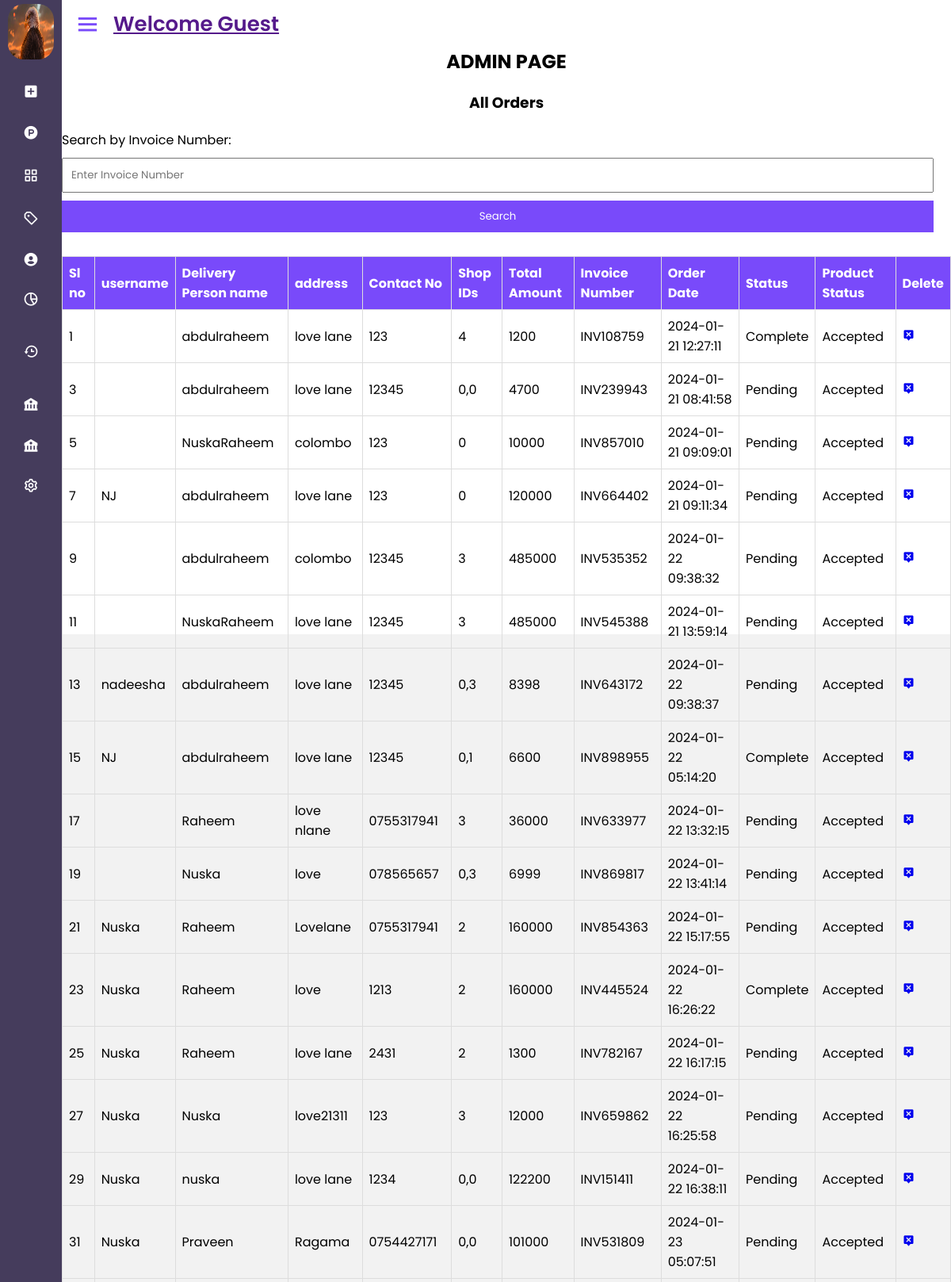
The page /admin_area/admin.php?list_orders (upper part) on the database its author committed.
### tables this page shows
CREATE TABLE `placeorderdetails_table` (
  `order_details_id` int(11) NOT NULL,
  `user_id` int(11) NOT NULL,
  `order_id` int(11) NOT NULL,
  `username` varchar(255) NOT NULL,
  `address` varchar(255) NOT NULL,
  `contact_number` varchar(20) NOT NULL,
  `postal_number` varchar(20) NOT NULL,
  `product_images` varchar(255) NOT NULL,
  `product_prices` varchar(255) NOT NULL,
  `product_titles` varchar(255) NOT NULL,
  `quantities` varchar(255) NOT NULL,
  `product_ids` varchar(255) NOT NULL,
  `shop_ids` varchar(255) NOT NULL,
  `invoice_number` varchar(255) NOT NULL,
  `order_status` varchar(50) NOT NULL,
  `create_at` timestamp NOT NULL DEFAULT CURRENT_TIMESTAMP ON UPDATE CURRENT_TIMESTAMP,
  `total_price` int(11) NOT NULL,
  `Product_status` varchar(255) NOT NULL
);

CREATE TABLE `users_table` (
  `user_id` int(11) NOT NULL,
  `username` varchar(255) NOT NULL,
  `user_email` varchar(255) NOT NULL,
  `user_password` varchar(255) NOT NULL,
  `user_image` varchar(255) NOT NULL,
  `user_address` varchar(255) NOT NULL,
  `user_mobile` varchar(20) NOT NULL
);

### admin_area/list_orders.php (the view, shortened to what this page needs)
<!DOCTYPE html>
<html lang="en">
<head>
</head>
<body>
<h3>All Orders</h3>
<form method="post" action="">
    <label for="search_invoice">Search by Invoice Number:</label>
    <input type="text" name="search_invoice" id="search_invoice" placeholder="Enter Invoice Number" autocomplete="off">
    <button type="submit" name="submit_search">Search</button>
</form>
<table>
    <thead>
        <?php
        $get_orders = "SELECT * FROM `placeorderdetails_table`";
        $result = mysqli_query($con, $get_orders);
        $row_count = mysqli_num_rows($result);
        if ($row_count == 0) {
            echo "<h2>No Orders</h2>";
        } else {
            echo "<tr>
                <th>Sl no</th>
                <th>username</th>
                <th>Delivery Person name</th>
                <th>address</th>
                <th>Contact No</th>
                <th>Shop IDs</th>
                <th>Total Amount</th>
                <th>Invoice Number</th>
                <th>Order Date</th>
                <th>Status</th>
                <th>Product Status</th>
                <th>Delete</th>
            </tr>
            </thead>
            <tbody>";
            $number = 0;
            while ($row_data = mysqli_fetch_assoc($result)) {
                $order_id = $row_data['order_id'];
                $user_id = $row_data['user_id'];
                $user_name = $row_data['username'];
                $address = $row_data['address'];
                $contact_number = $row_data['contact_number'];
                $shop_ids = $row_data['shop_ids'];
                $amount_due = $row_data['total_price'];
                $invoice_number = $row_data['invoice_number'];
                $order_date = $row_data['create_at'];
                $order_status = $row_data['order_status'];
                $Product_status = $row_data['Product_status'];
                $get_user = "SELECT * FROM `users_table` WHERE user_id = $user_id";
                $result_user = mysqli_query($con, $get_user);
                $row_user = mysqli_fetch_assoc($result_user);
                $username = $row_user['username'];
                $number++;
                echo "<tr>
                    <td>$number</td>
                    <td>$username</td>
                    <td>$user_name</td>
                    <td>$address</td>
                    <td>$contact_number</td>
                    <td>$shop_ids</td>
                    <td>$amount_due</td>
                    <td>$invoice_number</td>
                    <td>$order_date</td>
                    <td>$order_status</td>";
                if($Product_status=='Processs'){
                    echo "<td><a href='confirm_product.php?order_id=$order_id'>Pending</a></td>";
                } elseif ($Product_status == 'Pending') {
                    echo "<td>waiting responces</td>";
                }
               elseif($Product_status == 'Shipping'){
                    echo "<td><a href='confirm_product.php?order_id=$order_id'>Packing</a></td>";
                } elseif($Product_status == 'Reject'){
                    echo "<td>Reject</td>";
                } else{
                    echo "<td>Accepted</td>";
                }
                echo "<td><a href='admin.php?delete_orders=$order_id'><i class='bx bxs-message-alt-x'></i></a></td>
                </tr>";
                $number++;
            }
        }
        ?>
    </tbody>
</table>
</body>
</html>

### admin_area/admin.php (shortened to what this page needs)
<?php
include('../functions/common_function.php');
?>
<!DOCTYPE html>
<html lang="en" dir="ltr">
  <head>
    <link rel="stylesheet" href="admin.css">
    <link href='https://unpkg.com/boxicons@2.0.7/css/boxicons.min.css' rel='stylesheet'>
   </head>
<body>
  <div class="sidebar close">
    <div class="logo-details">
        <img src="5.jpg" alt="">
    </div>
    <ul class="nav-links">
        <li>
            <div class="iocn-link">
              <a href="#">
                <i class='bx bxs-plus-square'></i>
              </a>
            </div>
          </li>
          <li>
            <a href="admin.php?view_products">
                <i class='bx bxl-product-hunt'></i>
            </a>
          </li>
      <li>
        <a href="admin.php?view_categories">
          <i class='bx bx-grid-alt' ></i>
        </a>
      </li>
      <li>
        <a href="admin.php?view_brand">
            <i class='bx bx-purchase-tag-alt' ></i>
        </a>
      </li>
      <li>
        <div class="iocn-link">
          <a href="#">
            <i class='bx bxs-user-circle' ></i>
          </a>
        </div>
      </li>
      <li>
        <div class="iocn-link">
          <a href="#">
            <i class='bx bx-pie-chart-alt-2' ></i>
          </a>
        </div>
      </li>
      <li>
        <a href="admin.php?list_orders">
          <i class='bx bx-history'></i>
        </a>
      </li>
      <li>
        <a href="admin.php?payment">
            <i class='bx bxs-bank'></i>
        </a>
      </li>
      <li>
        <a href="admin.php?message">
            <i class='bx bxs-bank'></i>
        </a>
      </li>
      <li>
        <a href="admin.php?edit_admin_acc">
          <i class='bx bx-cog' ></i>
        </a>
      </li>
</ul>
  </div>
  <section class="home-section">
    <div class="home-content">
      <i class='bx bx-menu' ></i>
      <a href="" class="nav-link"> Welcome Guest</a>
    </div>
    <div class="adminhead">
      <h2>ADMIN PAGE</h2>
    </div>
    <div class="insert-content">
    <?php
        if(isset($_GET['list_orders'])){
          include('list_orders.php');
        }
    ?>
    </div>
  </section>
</body>
</html>

### admin_area/admin.css (style rules this page uses)
:root { --primary-color:#ff6b6b; --secondary-color:#794afa; --secondary-dark-color:#453c5c; --white-color:#ffffff; --light-bg-color:#f2f3f5; --light-text-color:#7c899a; --border-color:#e5e8ec; --dark-color:#0a021c; --font-small:13px; --font-smaller:11px; --percent100:100%; --precent50:50%; --fw3:300; --fw5:500; --fw6:600; --fw7:700; --fw8:800; --trans-background-color: background-color .3s,color .3s; --trans-background: background-color .3s; --trans-color: color .3s; }
* { margin: 0; padding: 0; box-sizing: border-box; font-family: 'Poppins', sans-serif; }
.sidebar { position: fixed; top: 0; left: 0; height: 100%; width: 260px; background: var(--secondary-dark-color); z-index: 100; transition: all 0.5s ease; }
.sidebar.close { width: 78px; }
.sidebar .logo-details { height: 60px; width: 100%; display: flex; align-items: center; }
.sidebar .logo-details img { margin-top: 20px; font-size: 30px; color: #fff; height: 70px; min-width: 58px; text-align: center; line-height: 50px; margin-left: 10px; border-radius: 20px; }
.sidebar .nav-links { height: 100%; padding: 30px 0 150px 0; overflow: auto; }
.sidebar.close .nav-links { overflow: visible; }
.sidebar .nav-links li { position: relative; list-style: none; transition: all 0.4s ease; }
.sidebar .nav-links li .iocn-link { display: flex; align-items: center; justify-content: space-between; }
.sidebar.close .nav-links li .iocn-link { display: block }
.sidebar .nav-links li i { height: 50px; min-width: 78px; text-align: center; line-height: 50px; color: #fff; font-size: 20px; cursor: pointer; transition: all 0.3s ease; }
.sidebar .nav-links li a { display: flex; align-items: center; text-decoration: none; }
.home-section { position: relative; background: var(--white-color); height: 100vh; left: 260px; width: calc(100% - 260px); transition: all 0.5s ease; }
.sidebar.close ~ .home-section { left: 78px; width: calc(100% - 78px); }
.home-section .home-content { height: 60px; display: flex; align-items: center; }
.home-section .home-content .bx-menu, .home-section .home-content .text { color: var(--secondary-color); font-size: 35px; }
.home-section .home-content .bx-menu { margin: 0 15px; cursor: pointer; }
.home-content a { font-size: 26px; font-weight: 600; }
.home-section .adminhead { text-align: center; }
.home-section .insert-content { align-items: center; justify-content: center; }

### admin_area/admin.php (style rules this page uses)
body, h3, table { margin: 0; padding: 0; }
body { font-family: 'Arial', sans-serif; background-color: #f2f2f2; }
h3 { text-align: center; margin: 20px 0; }
form, table { max-width: 100%; width: 100%; margin: 20px 0; }
form { display: flex; flex-wrap: wrap; justify-content: space-between; }
label { flex: 0 0 100%; margin-bottom: 10px; }
input, button { padding: 10px; margin-bottom: 10px; box-sizing: border-box; }
input { flex: 0 0 calc(100% - 22px); }
button { flex: 0 0 calc(100% - 22px); background-color: #794afa; color: white; border: none; cursor: pointer; }
table { border-collapse: collapse; margin-bottom: 20px; }
th, td { border: 1px solid #ddd; padding: 8px; text-align: left; }
th { background-color: #794afa; color: white; }

### rows shown on the page
placeorderdetails_table: username "abdulraheem", address "love lane", contact_number "123", shop_ids "4", total_price "1200", invoice_number "INV108759", create_at "2024-01-21 12:27:11", order_status "Complete", Product_status "Accepted"
placeorderdetails_table: username "abdulraheem", address "love lane", contact_number "12345", shop_ids "0,0", total_price "4700", invoice_number "INV239943", create_at "2024-01-21 08:41:58", order_status "Pending", Product_status "Accepted"
placeorderdetails_table: username "NuskaRaheem", address "colombo", contact_number "123", shop_ids "0", total_price "10000", invoice_number "INV857010", create_at "2024-01-21 09:09:01", order_status "Pending", Product_status "Accepted"
placeorderdetails_table: user.username "NJ", username "abdulraheem", address "love lane", contact_number "123", shop_ids "0", total_price "120000", invoice_number "INV664402", create_at "2024-01-21 09:11:34", order_status "Pending", Product_status "Accepted"
placeorderdetails_table: username "abdulraheem", address "colombo", contact_number "12345", shop_ids "3", total_price "485000", invoice_number "INV535352", create_at "2024-01-22 09:38:32", order_status "Pending", Product_status "Accepted"
placeorderdetails_table: username "NuskaRaheem", address "love lane", contact_number "12345", shop_ids "3", total_price "485000", invoice_number "INV545388", create_at "2024-01-21 13:59:14", order_status "Pending", Product_status "Accepted"
placeorderdetails_table: user.username "nadeesha", username "abdulraheem", address "love lane", contact_number "12345", shop_ids "0,3", total_price "8398", invoice_number "INV643172", create_at "2024-01-22 09:38:37", order_status "Pending", Product_status "Accepted"
placeorderdetails_table: user.username "NJ", username "abdulraheem", address "love lane", contact_number "12345", shop_ids "0,1", total_price "6600", invoice_number "INV898955", create_at "2024-01-22 05:14:20", order_status "Complete", Product_status "Accepted"
placeorderdetails_table: username "Raheem", address "love nlane", contact_number "0755317941", shop_ids "3", total_price "36000", invoice_number "INV633977", create_at "2024-01-22 13:32:15", order_status "Pending", Product_status "Accepted"
placeorderdetails_table: username "Nuska", address "love", contact_number "078565657", shop_ids "0,3", total_price "6999", invoice_number "INV869817", create_at "2024-01-22 13:41:14", order_status "Pending", Product_status "Accepted"
placeorderdetails_table: user.username "Nuska", username "Raheem", address "Lovelane", contact_number "0755317941", shop_ids "2", total_price "160000", invoice_number "INV854363", create_at "2024-01-22 15:17:55", order_status "Pending", Product_status "Accepted"
placeorderdetails_table: user.username "Nuska", username "Raheem", address "love", contact_number "1213", shop_ids "2", total_price "160000", invoice_number "INV445524", create_at "2024-01-22 16:26:22", order_status "Complete", Product_status "Accepted"
placeorderdetails_table: user.username "Nuska", username "Raheem", address "love lane", contact_number "2431", shop_ids "2", total_price "1300", invoice_number "INV782167", create_at "2024-01-22 16:17:15", order_status "Pending", Product_status "Accepted"
placeorderdetails_table: user.username "Nuska", username "Nuska", address "love21311", contact_number "123", shop_ids "3", total_price "12000", invoice_number "INV659862", create_at "2024-01-22 16:25:58", order_status "Pending", Product_status "Accepted"
placeorderdetails_table: user.username "Nuska", username "nuska", address "love lane", contact_number "1234", shop_ids "0,0", total_price "122200", invoice_number "INV151411", create_at "2024-01-22 16:38:11", order_status "Pending", Product_status "Accepted"
placeorderdetails_table: user.username "Nuska", username "Praveen", address "Ragama", contact_number "0754427171", shop_ids "0,0", total_price "101000", invoice_number "INV531809", create_at "2024-01-23 05:07:51", order_status "Pending", Product_status "Accepted"
